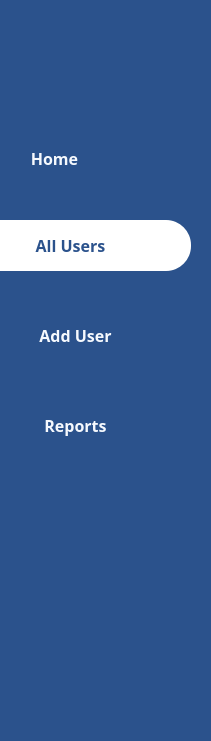
     <widget class="QFrame" name="userProfileBlueMenuBarEP">
      <property name="geometry">
       <rect>
        <x>0</x>
        <y>-100</y>
        <width>211</width>
        <height>741</height>
       </rect>
      </property>
      <property name="styleSheet">
       <string notr="true"> background: #2B528C;
border-radius: 105px;</string>
      </property>
      <property name="frameShape">
       <enum>QFrame::StyledPanel</enum>
      </property>
      <property name="frameShadow">
       <enum>QFrame::Raised</enum>
      </property>
      <widget class="QPushButton" name="pbHomeEP">
       <property name="geometry">
        <rect>
         <x>-81</x>
         <y>133</y>
         <width>271</width>
         <height>51</height>
        </rect>
       </property>
       <property name="font">
        <font>
         <family>Arial Rounded MT Bold</family>
         <pointsize>-1</pointsize>
         <weight>62</weight>
         <bold>true</bold>
        </font>
       </property>
       <property name="styleSheet">
        <string notr="true">QPushButton{
background: #2B528C;
font-weight: 500;
border-radius: 25px;
color:  rgba(248, 251, 255, 0.99);
border-color: rgba(104, 160, 229, 0.33);
font-size: 16px; 
}
QPushButton:hover
{
font-size: 18px;
}</string>
       </property>
       <property name="text">
        <string>Home</string>
       </property>
      </widget>
      <widget class="QPushButton" name="pbAllUsersEP">
       <property name="geometry">
        <rect>
         <x>-50</x>
         <y>220</y>
         <width>241</width>
         <height>51</height>
        </rect>
       </property>
       <property name="font">
        <font>
         <family>Arial Rounded MT Bold</family>
         <pointsize>-1</pointsize>
         <weight>62</weight>
         <bold>true</bold>
        </font>
       </property>
       <property name="styleSheet">
        <string notr="true">QPushButton{
color: #2B528C;
font-weight: 500;
border-radius: 25px;
background:  white;
font-size: 16px; 
}
QPushButton:hover
{
font-size: 17px;

}</string>
       </property>
       <property name="text">
        <string>All Users</string>
       </property>
      </widget>
      <widget class="QPushButton" name="pbAddUserEP">
       <property name="geometry">
        <rect>
         <x>-40</x>
         <y>310</y>
         <width>231</width>
         <height>51</height>
        </rect>
       </property>
       <property name="font">
        <font>
         <family>Arial Rounded MT Bold</family>
         <pointsize>-1</pointsize>
         <weight>62</weight>
         <bold>true</bold>
        </font>
       </property>
       <property name="styleSheet">
        <string notr="true">QPushButton{
background: #2B528C;
font-weight: 500;
border-radius: 25px;
color:  rgba(248, 251, 255, 0.99);
border-color: rgba(104, 160, 229, 0.33);
font-size: 16px; 
}
QPushButton:hover
{
font-size: 18px;
}</string>
       </property>
       <property name="text">
        <string>Add User</string>
       </property>
      </widget>
      <widget class="QPushButton" name="pbReportsEP">
       <property name="geometry">
        <rect>
         <x>-40</x>
         <y>400</y>
         <width>231</width>
         <height>51</height>
        </rect>
       </property>
       <property name="font">
        <font>
         <family>Arial Rounded MT Bold</family>
         <pointsize>-1</pointsize>
         <weight>62</weight>
         <bold>true</bold>
        </font>
       </property>
       <property name="styleSheet">
        <string notr="true">QPushButton{
background: #2B528C;
font-weight: 500;
border-radius: 25px;
color:  rgba(248, 251, 255, 0.99);
border-color: rgba(104, 160, 229, 0.33);
font-size: 16px; 
}
QPushButton:hover
{
font-size: 18px;
}</string>
       </property>
       <property name="text">
        <string>Reports</string>
       </property>
      </widget>
      <zorder>pbHomeEP</zorder>
      <zorder>pbAllUsersEP</zorder>
      <zorder>pbReportsEP</zorder>
      <zorder>pbAddUserEP</zorder>
     </widget>
